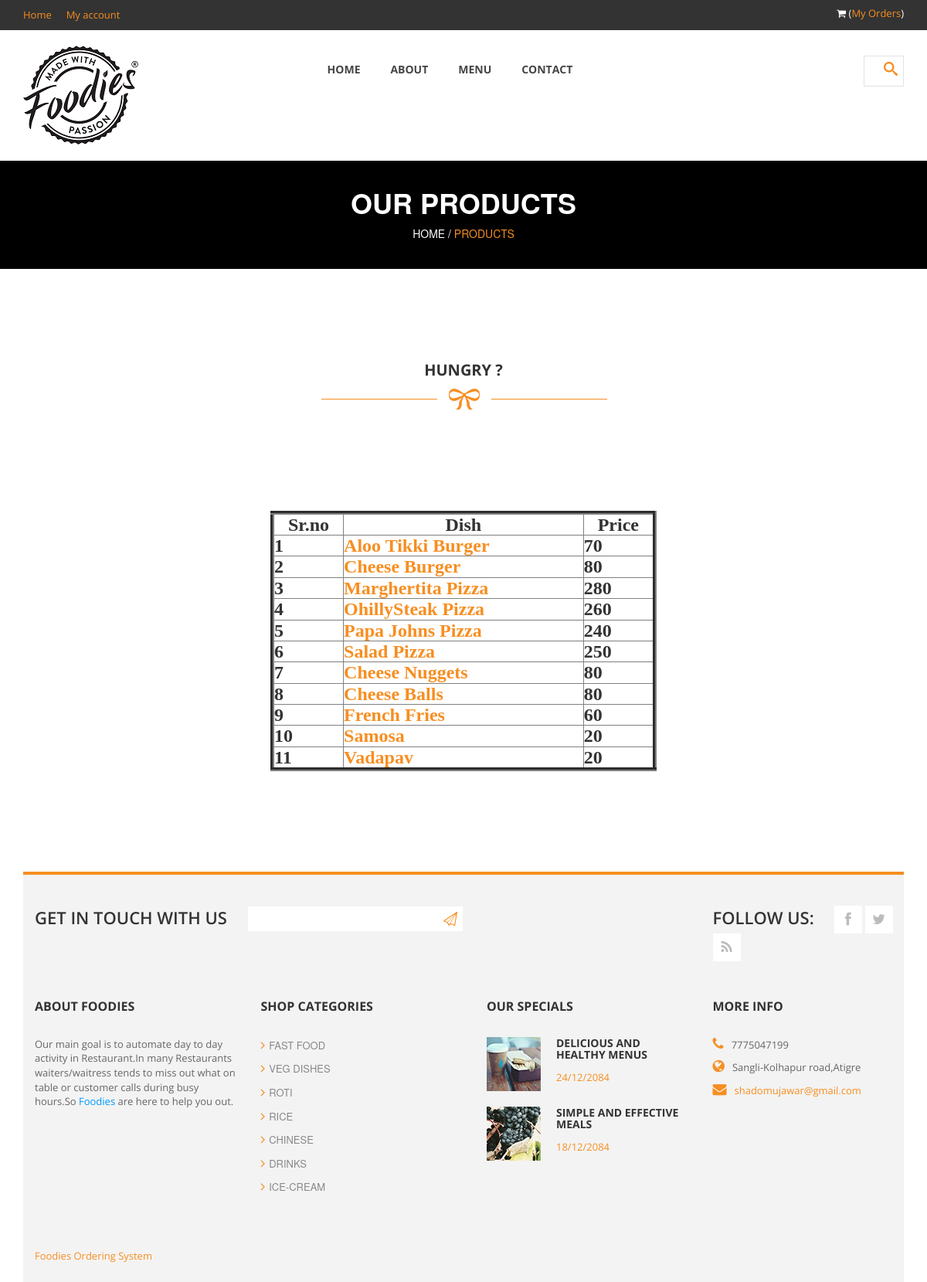
Page /trash/fastfood.php on the committed database.
### tables this page shows
CREATE TABLE IF NOT EXISTS `fastfood` (
  `srno` int(11) NOT NULL,
  `Dish` varchar(20) NOT NULL,
  `Price` int(11) NOT NULL,
  `pic` varchar(80) NOT NULL,
  PRIMARY KEY (`srno`)
);

### trash/fastfood.php (the view, shortened to what this page needs)
<!DOCTYPE html>
 <html class="no-js">
    <head>
        <link rel="stylesheet" href="css/bootstrap.css">
        <link rel="stylesheet" href="css/font-awesome.css">
        <link rel="stylesheet" href="css/templatemo_style.css">
        <link rel="stylesheet" href="css/templatemo_misc.css">
        <link rel="stylesheet" href="css/flexslider.css">
        <link rel="stylesheet" href="css/testimonails-slider.css">
    </head>
    <body>
            <header>
                <div id="top-header">
                    <div class="container">
                        <div class="row">
                            <div class="col-md-6">
                                <div class="home-account">
                                    <a href="#">Home</a>
                                    <a href="#">My account</a>
                                </div>
                            </div>
                            <div class="col-md-6">
                                <div class="cart-info">
                                    <i class="fa fa-shopping-cart"></i>
                                    (<a href="myorder.php">My Orders</a>)
                                </div>
                            </div>
                        </div>
                    </div>
                </div>
                <div id="main-header">
                    <div class="container">
                        <div class="row">
                            <div class="col-md-3">
                                <div class="logo">
                                    <a href="#"><img src="images/foodieslogo.png" title="❤️Foodies❤️" alt="❤️Foodies❤️" ></a>
                                </div>
                            </div>
                            <div class="col-md-6">
                                <div class="main-menu">
                                    <ul>
                                       <li><a href="index.php">Home</a></li>
                                        <li><a href="about-us.php">About</a></li>
                                        <li><a href="products.php">Menu</a></li>
                                        <li><a href="contact-us.php">Contact</a></li>
                                </div>
                            </div>
                            <div class="col-md-3">
                                <div class="search-box">
                                    <form name="search_form" method="get" class="search_form">
                                        <input type="submit" id="search-button" />
                                    </form>
                                </div>
                            </div>
                        </div>
                    </div>
                </div>
            </header>
            <div id="heading">
                <div class="container">
                    <div class="row">
                        <div class="col-md-12">
						<div class="heading-content">
                                <h2>Our Products</h2>
                                <span>Home / <a href="about-us.html">Products</a></span>
                            </div>
                        </div>
                    </div>
                </div>
            </div>
            <div id="products-post">
                <div class="container">
                    <div class="row">
                        <div class="col-md-12">
                            <div id="product-heading">
                                <h2>Hungry ?</h2>
                                <img src="images/under-heading.png" alt="" >
                            </div>
                        </div>
                    </div>
                    <div class="row" id="Container"><center><font face="Times New Roman, Times, serif">
					<h3>
					<table border="5" width="500" height="200" style="text-align:center">
						<tr align="center" >
						 <th style="text-align:center">Sr.no</th>
						 <th style="text-align:center">Dish</th>
						 <th style="text-align:center">Price</th>
                        </tr>
					<?php
					$q=mysql_query("select * from fastfood");
						$cnt=1;
					while($row=mysql_fetch_array($q))
					{
					echo "<tr>";
					echo "<th>".$cnt;
					echo "</th>";
					$n=$row['srno'];
					$s=$row['Dish'];
				$t="roti";
					echo "<th>";
					echo "<a href='dish.php?ide=$n&w=$t'>".$s;
					echo "</a>";
					echo "</th>";
					echo "<th>".$row['Price'];
					echo "</th>";
					echo "</tr>";
					$cnt=$cnt+1;
					}
					?>
					</table>
					  </h3> </center>
                        </div>
                 <footer>
                <div class="container">
                    <div class="top-footer">
                        <div class="row">
                            <div class="col-md-9">
                                <div class="subscribe-form">
                                    <span>Get in touch with us</span>
                                    <form method="get" class="subscribeForm">
                                        <input id="subscribe" type="text" />
                                        <input type="submit" id="submitButton" />
                                    </form>
                                </div>
                            </div>
                            <div class="col-md-3">
                                <div class="social-bottom">
                                    <span>Follow us:</span>
                                    <ul>
                                        <li><a href="#" class="fa fa-facebook"></a></li>
                                        <li><a href="#" class="fa fa-twitter"></a></li>
                                        <li><a href="#" class="fa fa-rss"></a></li>
                                    </ul>
                                </div>
                            </div>
                        </div>
                    </div>
                    <div class="main-footer">
                        <div class="row">
                            <div class="col-md-3">
                                <div class="about">
                                    <h4 class="footer-title">About Foodies</h4>
                                    <p>Our main goal is to automate day to day activity in Restaurant.In many Restaurants waiters/waitress tends to miss out what on table or customer calls during busy hours.So <span class="blue">Foodies</span> are here to help you out.
                                </div>
                            </div>
                            <div class="col-md-3">
                                <div class="shop-list">
                                    <h4 class="footer-title">Shop Categories</h4>
                                    <ul>
                                        <li><a href="fastfood.php"><i class="fa fa-angle-right"></i>Fast Food</a></li>
                                        <li><a href="veg.php"><i class="fa fa-angle-right"></i>Veg Dishes</a></li>
                                        <li><a href="roti.php"><i class="fa fa-angle-right"></i>Roti</a></li>
                                        <li><a href="rice.php"><i class="fa fa-angle-right"></i>Rice</a></li>
                                        <li><a href="chinese.php"><i class="fa fa-angle-right"></i>Chinese</a></li>
                                        <li><a href="drinks.php"><i class="fa fa-angle-right"></i>Drinks</a></li>
                                        <li><a href="icecream.php"><i class="fa fa-angle-right"></i>Ice-cream </a></li>
                                    </ul>
                                </div>
                            </div>
                            <div class="col-md-3">
                                <div class="recent-posts">
                                    <h4 class="footer-title">Our Specials</h4>
                                    <div class="recent-post">
                                        <div class="recent-post-thumb">
                                            <img src="images/recent-post1.jpg" alt="">
                                        </div>
                                        <div class="recent-post-info">
                                            <h6><a href="#">Delicious and Healthy Menus</a></h6>
                                            <span>24/12/2084</span>
                                        </div>
                                    </div>
                                    <div class="recent-post">
                                        <div class="recent-post-thumb">
                                            <img src="images/recent-post2.jpg" alt="">
                                        </div>
                                        <div class="recent-post-info">
                                            <h6><a href="#">Simple and effective meals</a></h6>
                                            <span>18/12/2084</span>
                                        </div>
                                    </div>
                                </div>
                            </div>
                            <div class="col-md-3">
                                <div class="more-info">
                                    <h4 class="footer-title">More info</h4>
                                    <ul>
                                        <li><i class="fa fa-phone"></i>7775047199</li>
                                        <li><i class="fa fa-globe"></i>Sangli-Kolhapur road,Atigre</li>
                                        <li><i class="fa fa-envelope"></i><a href="https://gmail.com/">shadomujawar@gmail.com</a></li>
                                    </ul>
                                </div>
                            </div>
                        </div>
                    </div>
                    <div class="bottom-footer">
                        <p>
                        	<span> <a href="#">Foodies Ordering System</a>
                            </span></a></span>
                        </p>
                    </div>
                </div>
            </footer>
    </body>
</html>

### rows in the picture
fastfood: Dish "Aloo Tikki Burger", Price "70"
fastfood: Dish "Cheese Burger", Price "80"
fastfood: Dish "Marghertita Pizza", Price "280"
fastfood: Dish "OhillySteak Pizza", Price "260"
fastfood: Dish "Papa Johns Pizza", Price "240"
fastfood: Dish "Salad Pizza", Price "250"
fastfood: Dish "Cheese Nuggets", Price "80"
fastfood: Dish "Cheese Balls", Price "80"
fastfood: Dish "French Fries", Price "60"
fastfood: Dish "Samosa", Price "20"
fastfood: Dish "Vadapav", Price "20"
